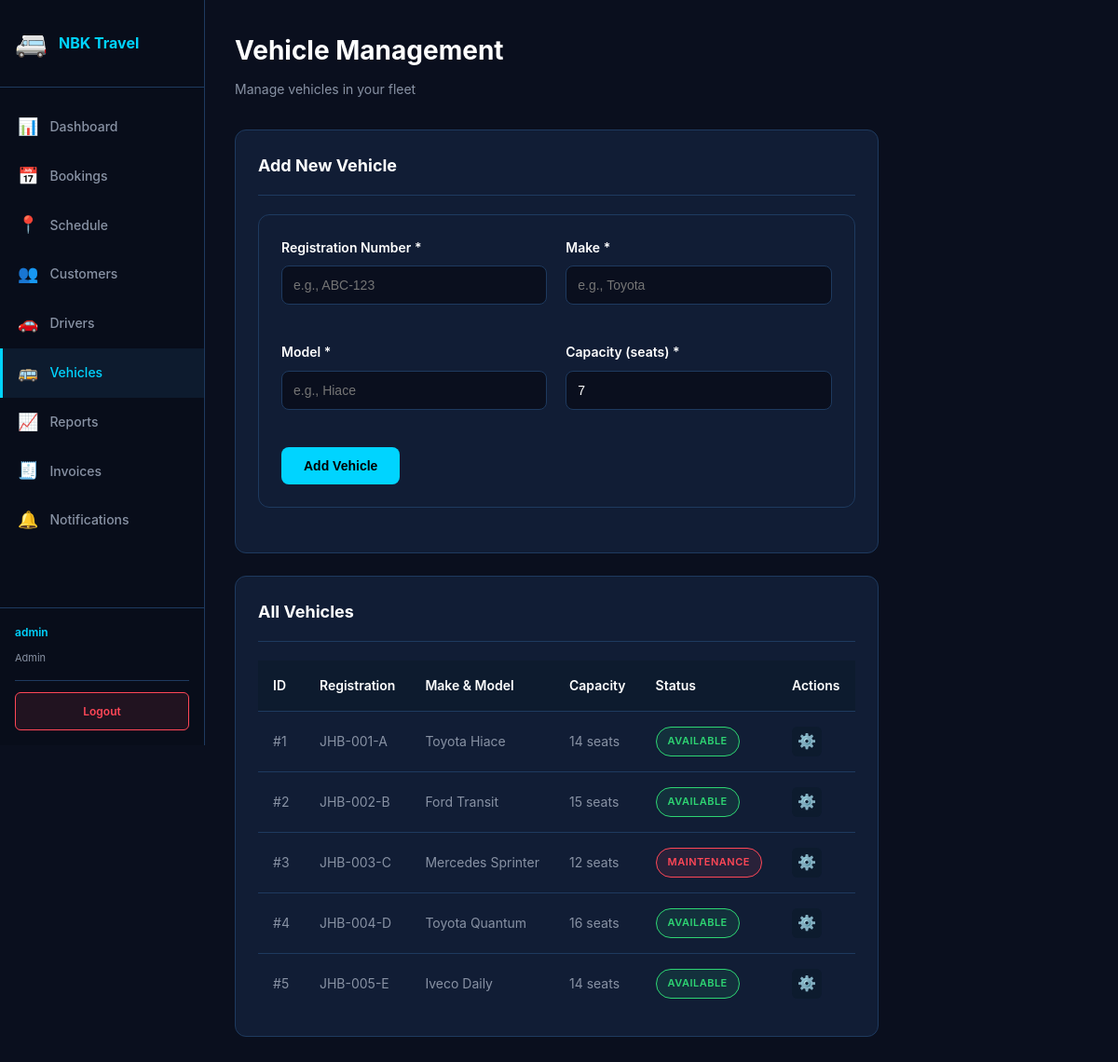
Screenshot of /vehicles.php (signed in) with the database file from the repository.
### tables this page shows
CREATE TABLE IF NOT EXISTS vehicles (
    vehicleId INT PRIMARY KEY AUTO_INCREMENT,
    registrationNumber VARCHAR(20) NOT NULL UNIQUE,
    make VARCHAR(50) NOT NULL,
    model VARCHAR(50) NOT NULL,
    capacity INT NOT NULL,
    status ENUM('available','in-use','maintenance') DEFAULT 'available',
    createdAt DATETIME DEFAULT CURRENT_TIMESTAMP,
    
    INDEX idx_status (status)
);

### vehicles.php (the view, shortened to what this page needs)
<?php
require_once 'includes/db.php';
$vehiclesResult = $conn->query("SELECT vehicleId, registrationNumber, make, model, capacity, status FROM vehicles ORDER BY registrationNumber");
$vehicles = [];
while ($row = $vehiclesResult->fetch_assoc()) {
    $vehicles[] = $row;
}
require_once 'includes/header.php';
?>
<div class="page-header">
    <h1>Vehicle Management</h1>
    <p>Manage vehicles in your fleet</p>
</div>
<div class="card">
    <div class="card-header">
        <h2>Add New Vehicle</h2>
    </div>
    <div class="card-body">
        <form id="vehicleForm" class="form-wrapper">
            <div class="form-row">
                <div class="form-group">
                    <label for="registrationNumber">Registration Number *</label>
                    <input type="text" id="registrationNumber" name="registrationNumber" placeholder="e.g., ABC-123" required>
                </div>
                <div class="form-group">
                    <label for="make">Make *</label>
                    <input type="text" id="make" name="make" placeholder="e.g., Toyota" required>
                </div>
                <div class="form-group">
                    <label for="model">Model *</label>
                    <input type="text" id="model" name="model" placeholder="e.g., Hiace" required>
                </div>
                <div class="form-group">
                    <label for="capacity">Capacity (seats) *</label>
                    <input type="number" id="capacity" name="capacity" min="1" value="7" required>
                </div>
            </div>
            <button type="submit" class="btn btn-primary">Add Vehicle</button>
        </form>
    </div>
</div>
<div class="card">
    <div class="card-header">
        <h2>All Vehicles</h2>
    </div>
    <div class="card-body">
        <table>
            <thead>
                <tr>
                    <th>ID</th>
                    <th>Registration</th>
                    <th>Make & Model</th>
                    <th>Capacity</th>
                    <th>Status</th>
                    <th>Actions</th>
                </tr>
            </thead>
            <tbody>
                <?php foreach ($vehicles as $vehicle): ?>
                <tr>
                    <td>#<?php echo $vehicle['vehicleId']; ?></td>
                    <td><?php echo htmlspecialchars($vehicle['registrationNumber']); ?></td>
                    <td><?php echo htmlspecialchars($vehicle['make'] . ' ' . $vehicle['model']); ?></td>
                    <td><?php echo $vehicle['capacity']; ?> seats</td>
                    <td>
                        <span class="badge <?php echo 'badge-' . str_replace('-', '_', $vehicle['status']); ?>">
                            <?php echo ucfirst(str_replace('-', ' ', $vehicle['status'])); ?>
                        </span>
                    </td>
                    <td>
                        <button class="btn-icon" onclick="toggleStatus(<?php echo $vehicle['vehicleId']; ?>, '<?php echo $vehicle['status']; ?>')">⚙️</button>
                    </td>
                </tr>
                <?php endforeach; ?>
            </tbody>
        </table>
    </div>
</div>
<?php require_once 'includes/footer.php'; ?>

### assets/css/style.css (style rules this page uses)
:root { --bg-primary: #0a0f1e; --bg-panel: #0d1b2e; --bg-card: #111d35; --accent: #00d4ff; --accent-hover: #00b8d9; --accent-glow: 0 0 20px rgba(0,212,255,0.3); --danger: #ff4757; --success: #2ed573; --warning: #ffa502; --text-primary: #ffffff; --text-secondary: #8892a4; --border: #1e3a5f; --border-accent: rgba(0,212,255,0.25); }
* { margin: 0; padding: 0; box-sizing: border-box; }
html, body { background: var(--bg-primary); color: var(--text-primary); font-family: -apple-system, BlinkMacSystemFont, 'Segoe UI', 'Roboto', sans-serif; line-height: 1.6; }
.form-group { margin-bottom: 20px; }
.form-group label { display: block; margin-bottom: 8px; font-weight: 600; font-size: 14px; color: var(--text-primary); }
.form-group input, .form-group select, .form-group textarea { width: 100%; padding: 12px; background: var(--bg-primary); border: 1px solid var(--border); border-radius: 8px; color: var(--text-primary); font-size: 14px; transition: all 0.3s ease; }
.btn { padding: 12px 24px; border: none; border-radius: 8px; font-weight: 700; font-size: 14px; cursor: pointer; transition: all 0.3s ease; display: inline-flex; align-items: center; gap: 8px; text-decoration: none; }
.btn-primary { background: var(--accent); color: #000; }
body { display: flex; }
.page-header { margin-bottom: 32px; }
.page-header h1 { font-size: 28px; font-weight: 700; margin-bottom: 8px; }
.page-header p { color: var(--text-secondary); font-size: 14px; }
.card { background: var(--bg-card); border: 1px solid var(--border); border-radius: 12px; padding: 24px; margin-bottom: 24px; }
.card-header { display: flex; justify-content: space-between; align-items: center; margin-bottom: 20px; padding-bottom: 16px; border-bottom: 1px solid var(--border); }
.card-header h2 { font-size: 18px; font-weight: 700; margin: 0; }
.card-body { margin-bottom: 0; }
table { width: 100%; border-collapse: collapse; font-size: 14px; }
thead { background: var(--bg-panel); border-bottom: 1px solid var(--border); }
th { padding: 16px; text-align: left; font-weight: 600; color: var(--text-primary); }
td { padding: 16px; border-bottom: 1px solid var(--border); color: var(--text-secondary); }
tbody tr:last-child td { border-bottom: none; }
.badge { display: inline-block; padding: 6px 12px; border-radius: 20px; font-size: 11px; font-weight: 600; text-transform: uppercase; letter-spacing: 0.5px; }
.badge-available { background: rgba(46, 213, 115, 0.1); color: var(--success); border: 1px solid var(--success); }
.badge-maintenance { background: rgba(255, 71, 87, 0.1); color: var(--danger); border: 1px solid var(--danger); }
.btn-icon { display: inline-flex; align-items: center; justify-content: center; width: 32px; height: 32px; padding: 0; border-radius: 6px; font-size: 16px; border: none; cursor: pointer; transition: all 0.3s ease; background: var(--bg-panel); color: var(--text-secondary); }
.form-wrapper { background: var(--bg-card); border: 1px solid var(--border); border-radius: 12px; padding: 24px; margin-bottom: 24px; }
.form-row { display: grid; grid-template-columns: repeat(auto-fit, minmax(250px, 1fr)); gap: 20px; margin-bottom: 20px; }

### rows the page displays
vehicles: vehicleId "1", registrationNumber "JHB-001-A", make+model "Toyota Hiace", capacity "14", status "AVAILABLE"
vehicles: vehicleId "2", registrationNumber "JHB-002-B", make+model "Ford Transit", capacity "15", status "AVAILABLE"
vehicles: vehicleId "3", registrationNumber "JHB-003-C", make+model "Mercedes Sprinter", capacity "12", status "MAINTENANCE"
vehicles: vehicleId "4", registrationNumber "JHB-004-D", make+model "Toyota Quantum", capacity "16", status "AVAILABLE"
vehicles: vehicleId "5", registrationNumber "JHB-005-E", make+model "Iveco Daily", capacity "14", status "AVAILABLE"

### other values shown
$_SESSION['username'] "admin"
$_SESSION['role'] "Admin"
